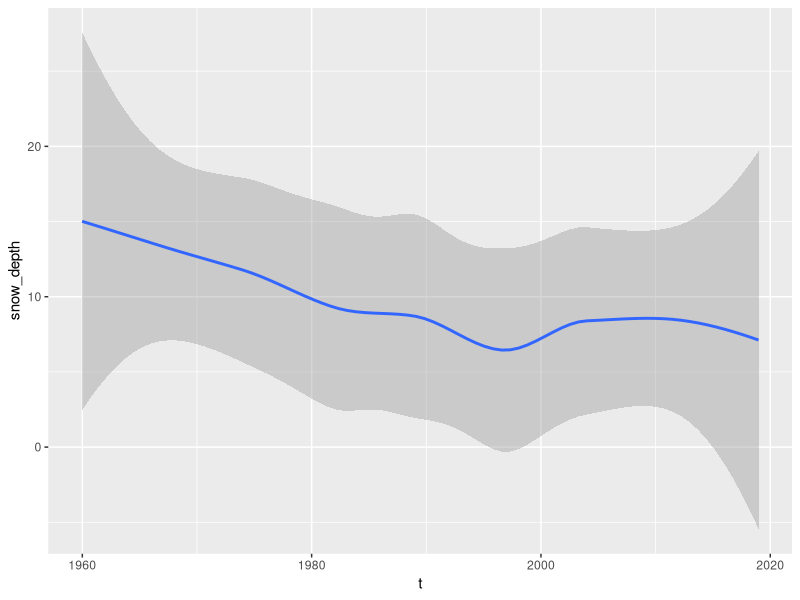
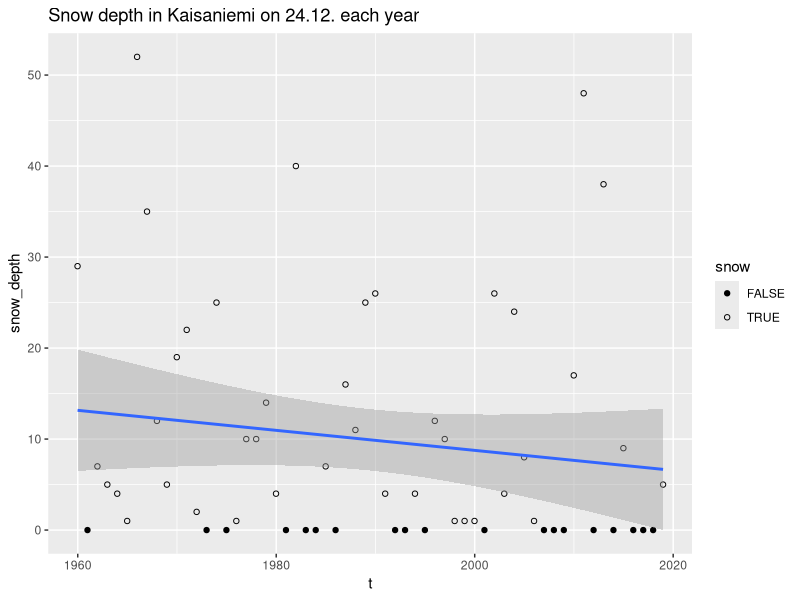
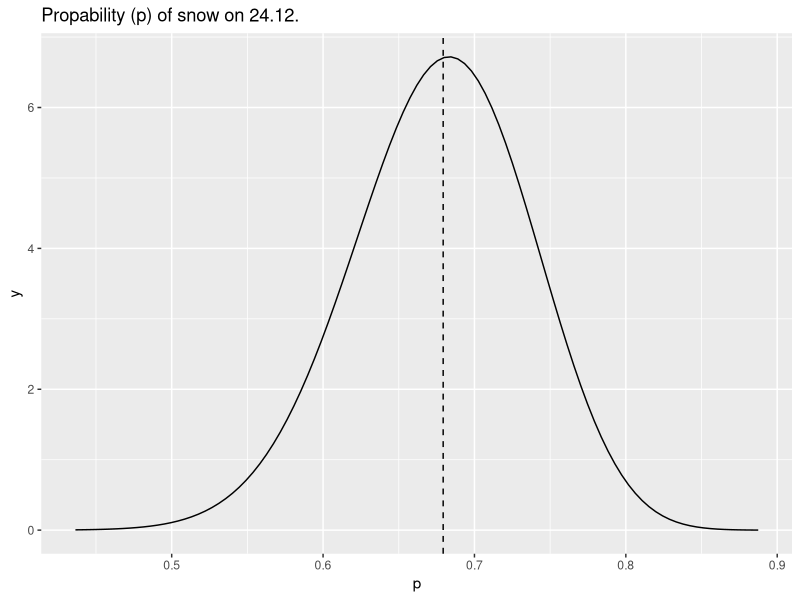

These charts were generated, in order, by the following R code:
library("readr")
library("dplyr")
library("ggplot2")

Sys.setlocale("LC_ALL", "en_US.UTF-8")

# Tilastoitava lumensyvyys mitataan aamulla klo 8 paikallista aikaa (kesäaikaan klo 9). 
# Arvo -1 = ei lunta. Arvo 0 = havaintoasemalla ei ole lunta, mutta sen ympäristössä aukealla on.

d <- readr::read_csv("kaisaniemi.csv", na="", col_type = c("Lumensyvyys (cm)" = "i")) %>% 
  setNames(c("year", "month", "day", "_clock", "tzone", "snow_depth", "temp")) %>%
  filter(!is.na(snow_depth)) %>%
  mutate(t = ISOdate(year, month, day), 
         f_month = as.factor(month),
         decade = as.numeric(t - ISOdate(2000, 1, 1), units="days")/365.25) %>%
  select(year, f_month, t, decade, snow_depth, temp)  %>%
  mutate(snow_depth = ifelse(snow_depth < 0, 0, snow_depth) ) %>%
  mutate(snow = snow_depth > 0)

xmas <- filter(d, format(t, "%d.%m.") == "24.12.")
p1 <- ggplot(xmas, aes(x=t, y=snow_depth)) + geom_smooth()
print(p1)
p2 <- ggplot(xmas, aes(x=t, y=snow_depth)) + 
  geom_point(aes(shape=snow)) + 
  scale_shape_manual(values=c(19, 1)) + 
  geom_smooth(method="lm") + 
  labs(title = "Snow depth in Kaisaniemi on 24.12. each year")
print(p2)

counts <- xmas %>% group_by(snow) %>% summarise(n=n())
print(counts)

num_snow = counts$n[counts$snow == TRUE]
num_no_snow = counts$n[counts$snow == FALSE]
prior_snow = 1
prior_no_snow = 1
shape_snow = num_snow + prior_snow
shape_no_snow = num_no_snow + prior_no_snow

posterior_samples <- data.frame(p=rbeta(10000, shape_snow, shape_no_snow))
p3 <- ggplot(posterior_samples, aes(x=p)) + 
  stat_function(fun = dbeta, args = list(shape1 = shape_snow, shape2 = shape_no_snow)) +
  geom_vline(aes(xintercept=qbeta(0.5, shape_snow, shape_no_snow)), linetype="dashed") +
  labs(title = "Propability (p) of snow on 24.12.")
print(p3)
